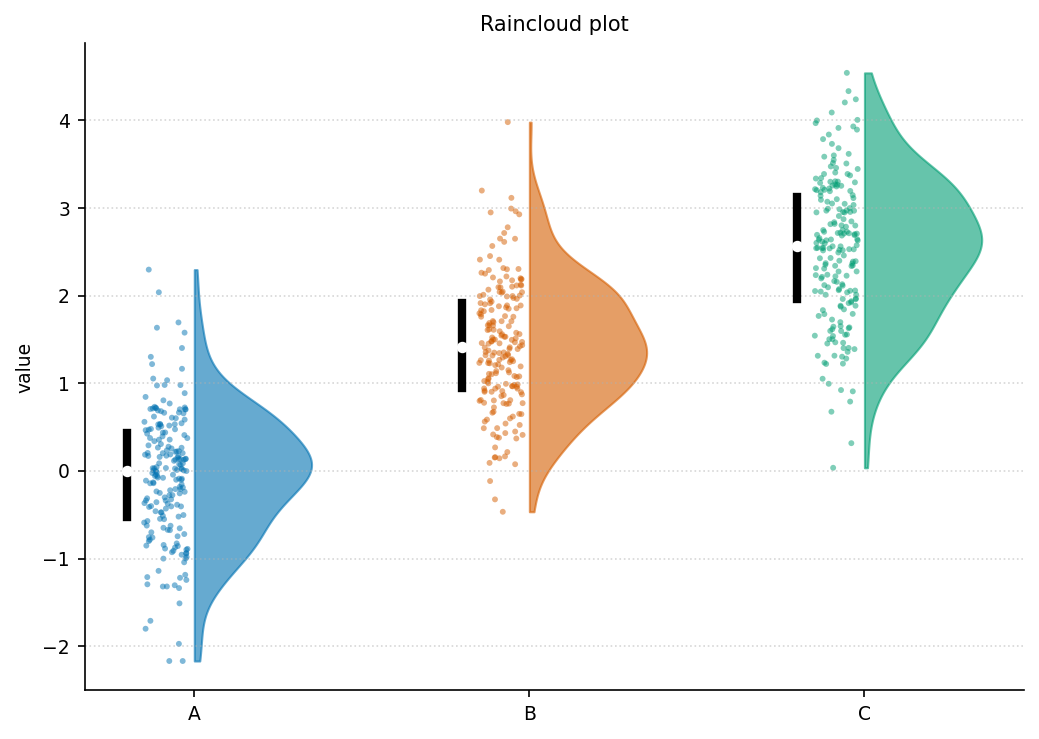

Reproduce this figure in Python.
"""raincloud: 雨云图（半小提琴 + 箱线 + 雨滴）."""
import sys, os; sys.path.insert(0, os.path.join(os.path.dirname(os.path.abspath(__file__)), '..', '..', '_utils', 'python'))
import numpy as np
import matplotlib.pyplot as plt
from scipy.stats import gaussian_kde
from theme import apply_theme
from palette import cycle

def make_figure(title='Raincloud plot'):
    apply_theme(fig_size=(7, 5))
    rng = np.random.default_rng(1)
    groups = [rng.normal(loc, 0.8, 200) for loc in [0, 1.5, 2.5]]
    labels = ['A', 'B', 'C']
    fig, ax = plt.subplots()
    for i, arr in enumerate(groups):
        kde = gaussian_kde(arr)
        ys = np.linspace(arr.min(), arr.max(), 200)
        density = kde(ys); density = density / density.max() * 0.35
        # 半小提琴（向右）
        ax.fill_betweenx(ys, i, i + density, color=cycle(i), alpha=0.6)
        # 雨滴
        jitter = rng.uniform(-0.15, -0.02, len(arr))
        ax.scatter(i + jitter, arr, s=8, color=cycle(i), alpha=0.5, edgecolors='none')
        # 箱线
        q1, med, q3 = np.percentile(arr, [25, 50, 75])
        ax.plot([i-0.2, i-0.2], [q1, q3], color='k', linewidth=4)
        ax.scatter(i-0.2, med, s=20, color='white', zorder=5)
    ax.set_xticks(range(len(groups))); ax.set_xticklabels(labels)
    ax.set_ylabel('value'); ax.set_title(title)
    ax.grid(True, axis='y', linestyle=':', alpha=0.5)
    fig.tight_layout()
    return fig

if __name__ == '__main__':
    fig = make_figure(); fig.savefig(__file__.replace('.py', '.png'), dpi=150)
